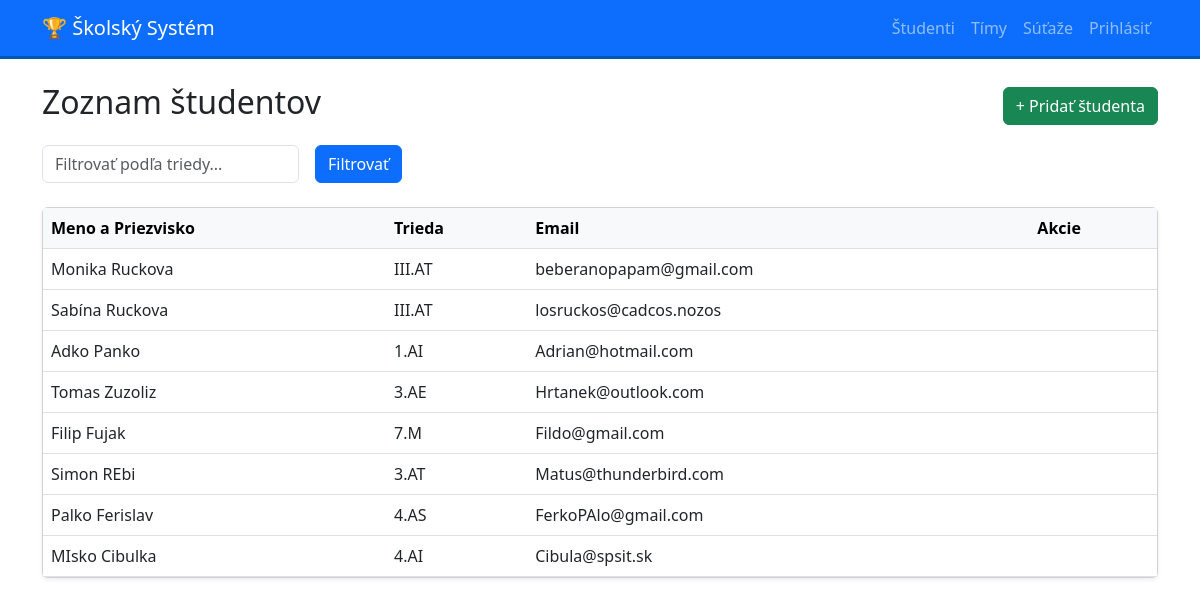
Page /studenti/ on the committed database.
### core/models.py (models this page shows, shortened)
class Student(models.Model):
    meno = models.CharField(max_length=100)
    priezvisko = models.CharField(max_length=100)
    trieda = models.CharField(max_length=10)
    email = models.EmailField(unique=True)

### core/views.py (the view)
# urls.py: path('studenti/', views.student_list, name='student_list'),
def student_list(request):
    students = Student.objects.all()
    trieda = request.GET.get('trieda')
    if trieda:
        students = students.filter(trieda__icontains=trieda)
    return render(request, 'core/student_list.html', {'object_list': students})

### core/templates/core/student_list.html (shortened to what this page needs)
{% extends 'core/base.html' %}
{% block content %}
<div class="d-flex justify-content-between align-items-center mb-3">
    <h2>Zoznam študentov</h2>
    <a href="{% url 'student_create' %}" class="btn btn-success">+ Pridať študenta</a>
</div>
<form method="GET" class="row g-3 mb-4">
    <div class="col-auto">
        <input type="text" name="trieda" class="form-control" placeholder="Filtrovať podľa triedy..." value="{{ request.GET.trieda }}">
    </div>
    <div class="col-auto">
        <button type="submit" class="btn btn-primary">Filtrovať</button>
    </div>
</form>
<div class="card shadow-sm">
    <div class="card-body p-0">
        <table class="table table-hover mb-0">
            <thead class="table-light">
                <tr>
                    <th>Meno a Priezvisko</th>
                    <th>Trieda</th>
                    <th>Email</th>
                    <th>Akcie</th>
                </tr>
            </thead>
            <tbody>
                {% for student in object_list %}
                <tr>
                    <td>{{ student.meno }} {{ student.priezvisko }}</td>
                    <td>{{ student.trieda }}</td>
                    <td>{{ student.email }}</td>
                    <td>
                    </td>
                </tr>
                {% empty %}
                <tr>
                    <td colspan="4" class="text-center py-3">Zatiaľ neboli pridaní žiadni študenti.</td>
                </tr>
                {% endfor %}
            </tbody>
        </table>
    </div>
</div>
{% endblock %}

### core/templates/core/base.html (shortened to what this page needs)
{% load static %}
<!DOCTYPE html>
<html lang="sk">
<head>
    <link href="https://cdn.jsdelivr.net/npm/bootstrap@5.3.0/dist/css/bootstrap.min.css" rel="stylesheet">
    <link rel="stylesheet" href="{% static 'core/style.css' %}">
</head>
<body>
<nav class="navbar navbar-expand-lg navbar-dark bg-primary mb-4">
    <div class="container">
        <a class="navbar-brand" href="{% url 'home' %}">🏆 Školský Systém</a>
        <div class="collapse navbar-collapse">
            <ul class="navbar-nav ms-auto">
                <li class="nav-item"><a class="nav-link" href="{% url 'student_list' %}">Študenti</a></li>
                <li class="nav-item"><a class="nav-link" href="{% url 'team_list' %}">Tímy</a></li>
                <li class="nav-item"><a class="nav-link" href="{% url 'competition_list' %}">Súťaže</a></li>
                {% if user.is_authenticated %}
                    <li class="nav-item"><span class="nav-link text-light">👤 {{ user.username }}</span></li>
                    <li class="nav-item"><a class="nav-link" href="{% url 'logout' %}">Odhlásiť</a></li>
                {% else %}
                    <li class="nav-item"><a class="nav-link" href="{% url 'login' %}">Prihlásiť</a></li>
                {% endif %}
            </ul>
        </div>
    </div>
</nav>
<div class="container">
    {% block content %}{% endblock %}
</div>
</body>
</html>

### core/static/core/style.css (style rules this page uses)
.navbar { border-bottom: 3px solid #0056b3; }
.card { transition: transform 0.2s; }

### rows in the picture
Student: meno "Monika", priezvisko "Ruckova", trieda "III.AT", email "beberanopapam@gmail.com"
Student: meno "Sabína", priezvisko "Ruckova", trieda "III.AT", email "losruckos@cadcos.nozos"
Student: meno "Adko", priezvisko "Panko", trieda "1.AI", email "Adrian@hotmail.com"
Student: meno "Tomas", priezvisko "Zuzoliz", trieda "3.AE", email "Hrtanek@outlook.com"
Student: meno "Filip", priezvisko "Fujak", trieda "7.M", email "Fildo@gmail.com"
Student: meno "Simon", priezvisko "REbi", trieda "3.AT", email "Matus@thunderbird.com"
Student: meno "Palko", priezvisko "Ferislav", trieda "4.AS", email "FerkoPAlo@gmail.com"
Student: meno "MIsko", priezvisko "Cibulka", trieda "4.AI", email "Cibula@spsit.sk"
